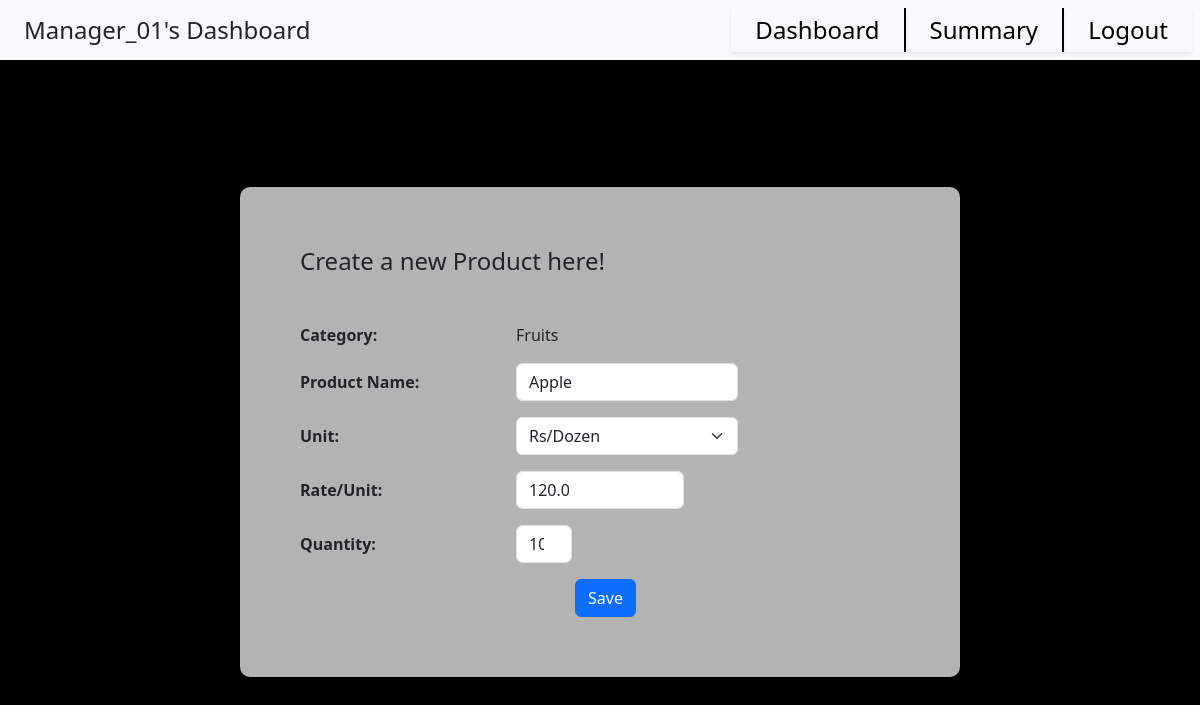
The page /Manager_01/edit_product/cat_2/prod_1 on the database as committed earlier.
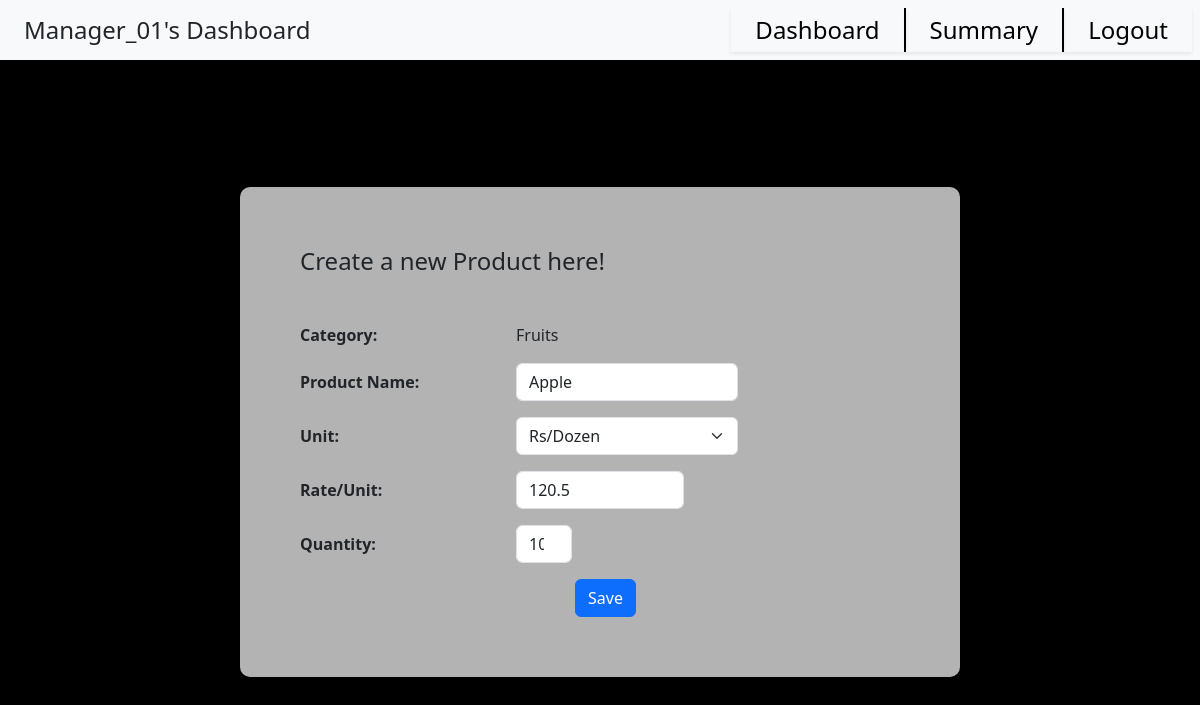
The same page on the database as committed later.
### application/models.py (models this page shows)
class Product(db.Model):
    __tablename__ = 'Product'
    PID = db.Column(db.Integer, autoincrement=True, primary_key=True)
    Name = db.Column(db.String(collation='NOCASE'), unique=True, nullable=False)
    Price = db.Column(db.Float, nullable=False)
    Unit = db.Column(db.String, nullable=False)
    Stock = db.Column(db.Integer, nullable=False)
    CID = db.Column(db.Integer, db.ForeignKey('Category.CID', ondelete='CASCADE'), nullable=False)
    cat = db.relationship("Category", back_populates="products")

### application/manager_actions.py (the view)
@app.route("/<usr>/edit_product/cat_<cat>/prod_<pid>")
def edit_product_page(usr, cat, pid):
    p = Product.query.filter(Product.PID == pid).first()
    c = Category.query.filter(Category.CID == cat).first()
    return render_template("create_edit_prod.html", user=usr, cat = c, prod = p)

### templates/create_edit_prod.html (shortened to what the changed rows need)
<!DOCTYPE html>
<html>
    <head>
        <link href="https://cdn.jsdelivr.net/npm/bootstrap@5.3.1/dist/css/bootstrap.min.css" rel="stylesheet">
    </head>
    <body id="body">
        <div id = "content" class="container">
            <div id = "form-wrap">
                <form style = "width:50vw">
                    <div class = "row g-5 align-items-center mb-3">
                        <div class="col-auto col-sm-5">
                            {% if prod is none %}
                                <input type="text" class="form-control" id="prod-name">
                            {% else %}
                                <input type="text" class="form-control" id="prod-name" value = {{ prod.Name }}>
                            {% endif %}
                        </div>
                    </div>
                    <div class = "row g-5 align-items-center mb-3">
                        <div class="col-auto col-sm-5">
                            <select class="form-select" aria-label="Default select example" id="prod-unit">
                                {% if prod is none %}
                                    <option selected>Open this select menu</option>
                                    <option value="Rs/kg">Rs/kg</option>
                                    <option value="Rs/Litre">Rs/Litre</option>
                                    <option value="Rs/Gram">Rs/Gram</option>
                                    <option value="Rs/Dozen">Rs/Dozen</option>
                                    <option value="Rs/unit">Rs/unit</option>
                                {% else %}
                                    <option value="Rs/Dozen" {% if prod.Unit == "Rs/Dozen" %}selected{% endif %}>Rs/Dozen</option>
                                {% endif %}
                            </select>
                        </div>
                    </div>
                    <div class = "row g-5 align-items-center mb-3">
                        <div class="col-auto col-sm-4">
                            {% if prod is none %}
                                <input type="text" class="form-control" id="prod-rate" pattern="[0-9]*[.,]?[0-9]*">
                            {% else %}
                                <input type="text" class="form-control" id="prod-rate" pattern="[0-9]*[.,]?[0-9]*" value = "{{ prod.Price }}">
                            {% endif %}
                        </div>
                    </div>
                    <div class = "row g-5 align-items-center mb-3">
                        <div class="col-auto col-sm-4">
                            <div class="col-auto col-sm-4">
                                {% if prod is none %}
                                    <input type="number" class="form-control" id="prod-qt">
                                {% else %}
                                    <input type="number" class="form-control" id="prod-qt" value = "{{ prod.Stock }}">
                                {% endif %}
                            </div>
                        </div>
                    </div>
                </form>
            </div>
        </div>
    </body>
</html>

Rows that differ between the two databases and show on the page:
changed Product "Apple": Price "120.0" → "120.5"
